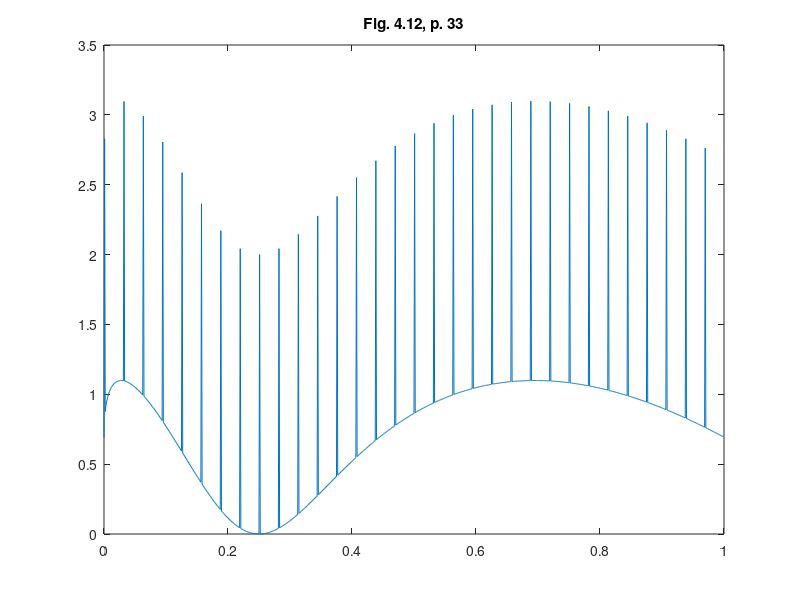

MATLAB code for this plot:
%% ========================================================================
%% Programmatic octave notes on "Ripples in Mathematics" by A. Jensen
%% and A. la Cour-Harbo written with a deep gratitude to the authors for
%% this wonderful text. 
%% 
%% Reconstruction of graphs in Figure 4.12, top, p.33, Ch 04.
%%
%% Author: Vladimir Kulyukin
%% 
%% NB: I have tested this code in Octave 4.
%% =========================================================================
t = (1.0/1024.0)*[0:1023];

y_fig_4_12_p33 = [
0.6931471805599453
2.8286761230514568
0.877375540246749
0.9115963843867164
0.9382753819319338
0.9601129890243549
0.9784999020136349
0.9942651696436584
1.0079506032142398
1.0199335363209954
1.0304893310265615
1.0398262760715766
1.0481064697778455
1.055459012583227
1.0619887131861077
1.0677820442865724
1.0729113414872637
1.0774378405026186
1.0814139231711248
1.0848848106558673
1.0878898616732835
1.090463582915118
1.0926364260543955
1.094435424005002
1.0958847043911937
1.0970059080200378
1.0978185330041037
1.0983402200764438
1.098586990938593
1.0985734487626904
1.0983129479457359
1.0978177386918473
1.097099090841028
3.096167400474351
1.095032282136941
1.0937026489821637
1.0921867827166654
1.090492394889693
1.0886266808014442
1.0865963670891088
1.0844077538743706
1.082066752213778
1.0795789174768426
1.0769494791808463
1.0741833677320098
1.071285238456815
1.0682594932522456
1.0651103001376463
1.0618416109520779
1.058457177408286
1.0549605656865917
1.051355169728356
1.0476442233684697
1.0438308114290045
1.0399178798812863
1.0359082451708248
1.0318046027884444
1.0276095351613521
1.0233255189295167
1.0189549316654514
1.0145000580891341
1.009963095824218
1.0053461607368037
1.0006512918937298
0.9958804561735533
2.991035552560034
0.9861184161449681
0.9811308218645907
0.976074487991413
0.9709510794012953
0.9657622106336814
0.9605094487612704
0.955194316083913
0.9498182926601838
0.9443828186888908
0.9388892967517039
0.9333390939271142
0.9277335437850662
0.9220739482708112
0.9163615794858192
0.910597681372936
0.904783471312394
0.8989201416347362
0.8930088610562501
0.8870507760420443
0.8810470121015165
0.8749986750205851
0.8689068520347201
0.8627726129465075
0.8565970111911976
0.8503810848534246
0.8441258576380598
0.8378323397979274
0.8315015290209267
0.8251344112789069
0.8187319616404807
0.812295145049797
2.8058249170731555
0.799322224615204
0.7927880066063423
0.7862231946628294
0.7796287137209994
0.7730054826468773
0.7663544148223983
0.7596764187093545
0.7529723983920941
0.7462432540999473
0.7394898827102612
0.732713178232871
0.7259140322767718
0.7190933344996968
0.7122519730412492
0.7053908349401946
0.6985108065364584
0.6916127738583401
0.6846976229954064
0.6777662404574888
0.6708195135201689
0.6638583305571045
0.6568835813595072
0.6498961574430646
0.6428969523425502
0.6358868618943516
0.6288667845071129
0.6218376214206608
0.6148002769533629
0.6077556587380407
0.6007046779465351
0.593648249503008
2.586587292286038
0.579522729319548
0.5724554879525952
0.5653865000280165
0.5583167020399306
0.5512470352800647
0.544178445972866
0.5371118853993464
0.530048310009594
0.5229886815238686
0.5159339670222012
0.5088851390223899
0.5018431755462894
0.4948090601742739
0.4877837820877525
0.4807683360996035
0.47376372267239175
0.4667709479242271
0.4597910236221178
0.4528249671626696
0.44587380153997913
0.43893855530056686
0.43202026248520015
0.4251199625574461
0.41823870031881005
0.41137752581030373
0.4045374942003038
0.3977196656585492
0.3909251052161517
0.38415488261148073
0.37741007212180827
0.37069175238058977
2.3640010061802874
0.35733892026063374
0.35070658508225855
0.34410509458560784
0.33753554593510376
0.33099903924849894
0.32449667731140897
0.3180295652770131
0.3115988103509358
0.30520552146134244
0.2988508089143026
0.29253578403448777
0.28626155879131315
0.28002924541063323
0.2738399559721409
0.26769480199263934
0.2615948939953851
0.2555413410657288
0.2495352503933007
0.2435777268010252
0.23766987226128058
0.2318127853995316
0.22600756098582372
0.22025528941452563
0.21455705617276447
0.20891394129801358
0.20332701882533522
0.19779735622480188
0.19232601382965955
0.18691404425583186
0.18156249181337814
0.17627239191056945
2.1710447704512674
0.1658806432263192
0.16078101529971808
0.15574688039030093
0.15077922024978416
0.14587900403796666
0.1410471876959569
0.13628471331829126
0.13159250852485344
0.12697148583350673
0.12242254203438392
0.11794655756678303
0.11354439589965072
0.10921690291662424
0.10496490630663655
0.10078921496108399
0.09669061837856295
0.09266988607819546
0.08872776702254803
0.08486498905116532
0.08108225832571798
0.07738025878777613
0.07375965163018697
0.07022107478304553
0.06676514241522141
0.06339244445237534
0.06010354611240745
0.05689898745922166
0.053779282975691026
0.05074492115666169
0.04779636412281414
0.044934047256152576
2.0421583788578728
0.03946973982930224
0.03686848337657716
0.034354934739670766
0.03192939094634616
0.029592120591551314
0.02734336364273321
0.02518333127149164
0.023112205711942314
0.021130140146102098
0.019237258616560917
0.017433655966639053
0.01571939780818529
0.014094520517099902
0.012559031256618025
0.011112908028332778
0.009756099750872656
0.008488526366097137
0.007310078972615892
0.006220619986380291
0.005219983328040692
0.004307974636715331
0.0034843715097508656
0.0027489237680178875
0.0021013537462278723
0.0015413566077080952
0.0010686006830317855
6.827278318514645E-4
3.833538272453028E-4
1.7006876184389296E-4
4.2437474971877754E-5
0.0
2.0000422720310738
1.687454083604446E-4
3.7888862091362945E-4
6.721473262577629E-4
0.001047944885744953
0.0015056829147378692
0.0020447418466542915
0.002664481509887604
0.0033642417166187635
0.004143342862521717
0.005001086536364957
0.005936756138502904
0.006949617507264346
0.008038919552236068
0.009203894893455512
0.010443760505529621
0.011757718365711664
0.013144956104980765
0.014604647661178369
0.016135953933284514
0.017738023435925326
0.019409992953230197
0.021150988191179994
0.022960124427602695
0.024836507159019888
0.026779232743544084
0.028787389039085072
0.030860056036128895
0.032996306484398
0.035195206512727076
0.03745581624151575
0.03977719038715668
2.0421583788578728
0.04459842734041691
0.04709637787713638
0.04965126943292601
0.05226213845162767
0.05492801940147122
0.05764794530918111
0.060420948282406586
0.06324606002015842
0.06612231231097702
0.06904873751858136
0.07202436905477382
0.0750482418394153
0.07811939274730655
0.08123686104183911
0.08439968879531114
0.08760692129582504
0.09085760744071246
0.09415080011644879
0.09748555656505688
0.10086093873700726
0.10427601363065189
0.1077298536182457
0.11122153675863282
0.11475014709668596
0.11831477494961576
0.12191451718027105
0.12554847745756956
0.12921576650422847
0.1329155023319461
0.1366468104642308
0.14040882414706488
2.144200684547605
0.14802154094114117
0.15187055088652326
0.15574688039030093
0.15964970405979823
0.16357820524538055
0.16753157617215264
0.17150901806134572
0.17550974124164917
0.1795329652507551
0.1835779189273645
0.18764384049393312
0.19172997763042557
0.19583558753933264
0.1999599370022297
0.20410230242814806
0.2082619698940111
0.21243823517741817
0.2166304037820321
0.2208377909558347
0.22505972170250785
0.22929553078620707
0.23354456272996874
0.23780617180801333
0.24207972203219244
0.24636458713281276
0.25066015053409163
0.25496580532446905
0.2592809542220156
0.26360500953515653
0.26793739311894155
0.27227753632707147
2.276624879959896
0.28097887420859935
0.28533897859575763
0.28970466191248495
0.29407540215235045
0.2984506864422527
0.30283001097044127
0.3072128809118515
0.3115988103509353
0.315987322202145
0.32037794812823805
0.32477022845655373
0.3291637120934187
0.33355795643682007
0.33795252728749203
0.3423469987585545
0.34674095318382514
0.35113398102494237
0.35552568077741203
0.35991565887570165
0.3643035295974921
0.3686889149671892
0.3730714446588122
0.37745075589834154
0.38182649336563595
0.38619830909600306
0.3905658623815068
0.3949288196721036
0.39928685447668266
0.40363964726408125
0.4079868853641558
0.4123282628689717
2.416663480534178
0.42099224568062654
0.4253142720963043
0.4296292799386175
0.4339369956370984
0.43823715179656797
0.44252948710081497
0.4468137462168255
0.4510896796996113
0.45535704389767084
0.45961560085912256
0.4638651182385456
0.4681053692045547
0.4723361323481451
0.4765571915918303
0.48076833609960296
0.48496936018773834
0.48916006323645883
0.4933402496024969
0.4975097285325469
0.5016683140776504
0.505815825008508
0.5099520847317468
0.5140769212071455
0.5181901668658371
0.5222916585294815
0.5263812373304443
0.5304587486329567
0.5345240419552898
0.5385769708929282
0.5426173930427599
0.5466451699282754
2.5506601669257853
0.554662253191654
0.5586513015905491
0.562627188624707
0.566589794364211
0.5705390023782841
0.57447469966759
0.578396776597538
0.5823051268325933
0.5861996472715788
0.5900802379839748
0.5939468021472013
0.5977992459848781
0.6016374787060637
0.6054614124454589
0.6092709622045652
0.6130660457937994
0.6168465837755521
0.6206124994081761
0.6243637185909087
0.6281001698097035
0.6318217840839784
0.6355284949142582
0.6392202382307083
0.6428969523425503
0.6465585778883437
0.650205057787135
0.653836337190451
0.6574523634351349
0.6610530859970114
0.6646384564453758
0.6682084283982855
2.671762957478653
0.6753020012711327
0.6788255192797754
0.6823334728864593
0.6858258253100701
0.6893025415664331
0.6927635884289784
0.6962089343901288
0.6996385496234053
0.7030524059462363
0.7064504767834577
0.7098327371314987
0.7131991635232382
0.7165497339935245
0.7198844280453466
0.7232032266166497
0.726506112047776
0.729793068049537
0.7330640796718869
0.7363191332732056
0.7395582164901688
0.7427813182082078
0.7459884285325293
0.7491795387597106
0.7523546413498441
0.7555137298992208
0.7586567991135618
0.7617838447817581
0.7648948637501465
0.767989853897278
0.7710688141091947
0.7741317442551928
2.77717864516407
0.7802095186008439
0.7832243672439398
0.7862231946628294
0.7892060052961215
0.7921728044300972
0.7951235981776669
0.7980583934577655
0.8009771979751525
0.8038800202006319
0.8067668693516681
0.8096377553733958
0.8124926889200239
0.8153316813366119
0.8181547446412233
0.8209618915074471
0.8237531352472757
0.8265284897943334
0.8292879696874602
0.832031590054624
0.8347593665971734
0.8374713155744145
0.8401674537885099
0.8428477985696908
0.8455123677617783
0.8481611797080086
0.8507942532371531
0.8534116076499318
0.8560132627057097
0.8585992386094765
0.8611695559990993
0.8637242359328449
2.8662632998771658
0.8687867696947459
0.8712946676328007
0.8737870163116274
0.876263838713394
0.8787251581711754
0.8811709983582191
0.8836013832774423
0.8860163372511568
0.8884158849110108
0.8908000511881496
0.893168861303593
0.8955223407588125
0.897860515326522
0.9001834110416597
0.9024910541925725
0.9047834713123939
0.907060689170602
0.9093227347647715
0.9115696353125013
0.913801418243521
0.916018111191973
0.9182197419888598
0.9204063386546673
0.9225779293921409
0.9247345425792312
0.9268762067621905
0.9290029506488278
0.9311148031019116
0.9332117931327213
0.9352939498947459
0.9373613026775196
2.9394138809006014
0.9414517141076885
0.9434748319608635
0.9454832642349724
0.9474770408121317
0.9494561916763593
0.9514207469083292
0.9533707366802477
0.9553061912508468
0.9572271409604918
0.9591336162264054
0.9610256475379984
0.9629032654523161
0.9647665005895807
0.9666153836288504
0.9684499453037692
0.970270216398424
0.9720762277432995
0.9738680102113239
0.975645594714014
0.9774090121977111
0.9791582936399046
0.9808934700456488
0.9826145724440598
0.9843216318849051
0.9860146794352683
0.9876937461763015
0.9893588632000526
0.9910100616063753
0.9926473724999106
0.9942708269871475
0.9958804561735533
2.997476291160779
0.9990583630439318
1.0006267029089209
1.0021813418298648
1.0037223108665698
1.0052496410620695
1.0067633634402324
1.0082635090034238
1.009750108730237
1.0112231935732785
1.0126827944570123
1.0141289422756625
1.0155616678911719
1.0169810021312127
1.0183869757872532
1.0197796196126778
1.0211589643209542
1.0225250405838544
1.0238778790297254
1.0252175102418046
1.0265439647565855
1.0278572730622286
1.0291574655970162
1.0304445727478546
1.0317186248488162
1.0329796521797276
1.0342276849647947
1.0354627533712735
1.0366848875081773
1.0378941174250236
1.039090473110621
1.040273984491891
3.0414446814327274
1.0426025937328918
1.043747751126945
1.0448801832832106
1.0459999198027738
1.0471069902185115
1.0482014239941586
1.0492832505234004
1.0503524991289999
1.0514091990619532
1.052453379500676
1.0534850695502187
1.0545042982415074
1.0555110945306174
1.0565054872980693
1.0574875053481547
1.058457177408286
1.0594145321283734
1.0603595980802252
1.0612924037569733
1.0622129775725242
1.0631213478610284
1.06401754287638
1.0649015907917314
1.0657735196990359
1.066633357608607
1.0674811324487021
1.068316872065126
1.0691406042208518
1.0699523565956672
1.070752156785833
1.0715400323037665
3.0723160105777403
1.0730801189515993
1.073832384684497
1.0745728349506467
1.075301496839092
1.0760183973534918
1.0767235634119245
1.0774170218467036
1.0780987994042133
1.0787689227447559
1.0794274184424173
1.0800743129849433
1.0807096327736345
1.0813334041232503
1.0819456532619312
1.0825464063311305
1.0831356893855624
1.0837135283931607
1.0842799492350512
1.0848349777055342
1.085378639512083
1.0859109602753505
1.0864319655291879
1.086941680720677
1.0874401312101702
1.0879273422713438
1.0884033390912602
1.0888681467704422
1.0893217903229542
1.0897642946764974
1.0901956846725116
1.0906159850662875
3.0910252205270887
1.0914234156382812
1.0918105948974737
1.0921867827166654
1.092552003422402
1.0929062812559422
1.0932496403734289
1.0935821048460703
1.0939036986603305
1.0942144457181235
1.0945143698370186
1.094803494750451
1.0950818441079404
1.0953494414753155
1.095606310334947
1.0958524740859863
1.096087956044611
1.0963127794442764
1.0965269674359737
1.0967305430884948
1.0969235293887027
1.0971059492418074
1.0972778254716478
1.0974391808209802
1.0975900379517718
1.0977304194454978
1.097860347803448
1.097979845447034
1.098088934718105
1.098187637879267
1.0982759771142068
1.098353974528021
3.098421652147552
1.0984790319217237
1.0985261357218863
1.0985629853421641
1.0985896024998065
1.0986060088355447
1.0986122259139521
1.098608275223809
1.0985941781784712
1.0985699561162416
1.0985356303007487
1.098491221921324
1.0984367520933889
1.0983722418588404
1.098297712186443
1.0982131839722242
1.0981186780398715
1.098014215141135
1.0978998159562325
1.097775501094258
1.0976412910935927
1.0974972064223205
1.0973432674786456
1.0971794945913143
1.097005908020038
1.096822527955921
1.096629374521891
1.0964264677731306
1.0962138276975153
1.0959914742160495
1.0957594271833104
1.0955177063878905
3.0952663315528444
1.0950053223361402
1.0947346983311084
1.0944544790668995
1.0941646840089392
1.0938653325593894
1.0935564440576102
1.0932380377806237
1.0929101329435817
1.0925727487002355
1.0922259041434073
1.091869618305464
1.0915039101587949
1.091128798616289
1.0907443025318178
1.0903504407007167
1.0899472318602716
1.0895346946902074
1.089112847813176
1.0886817097952501
1.0882412991464168
1.0877916343210736
1.087332733718528
1.0868646156834971
1.0863872985066108
1.0859008004249169
1.0854051396223867
1.0849003342304255
1.0843864023283833
1.0838633619440663
1.083331231054254
1.082790027585215
3.082239769413226
1.0816804743650945
1.0811121602186795
1.0805348447034182
1.0799485455008528
1.0793532802451593
1.0787490665236787
1.07813592187745
1.0775138638017447
1.0768829097466055
1.0762430771173832
1.0755943832752786
1.0749368455378854
1.0742704811797354
1.073595307432845
1.0729113414872637
1.0722186004916259
1.0715171015537028
1.0708068617409585
1.0700878980811055
1.069360227562664
1.068623867135524
1.0678788337115057
1.0671251441649272
1.0663628153331692
1.0655918640172457
1.0648123069823734
1.0640241609585464
1.0632274426411104
1.06242216869134
1.061608355737019
1.0607860203730197
3.0599551791618897
1.0591158486344336
1.0582680452903048
1.0574117855985923
1.0565470859984143
1.0556739628995127
1.0547924326828482
1.0539025117012004
1.0530042162797681
1.0520975627167728
1.0511825672840625
1.050259246227721
1.0493276157686773
1.0483876921033182
1.0474394914041012
1.0464830298201733
1.0455183234779881
1.04454538848193
1.043564240914935
1.04257489683912
1.0415773722964083
1.0405716833091632
1.0395578458808217
1.038535875996528
1.037505789623775
1.0364676027130435
1.0354213311984473
1.0343669909983775
1.0333045980161522
1.0322341681406684
1.031155717247056
1.030069261197333
3.0289748158410643
1.0278723970160284
1.0267620205488759
1.0256437022558007
1.0245174579432088
1.0233833034083917
1.022241254440202
1.0210913268197321
1.0199335363209958
1.018767898711611
1.0175944297534905
1.0164131452035279
1.0152240608142935
1.0140271923347304
1.0128225555108508
1.0116101660864412
1.0103900398037668
1.009162192404279
1.0079266396293265
1.0066833972208715
1.0054324809222057
1.0041739064786712
1.0029076896383862
1.0016338461529697
1.000352391778275
0.9990633422751222
0.9977667134100335
0.9964625209559773
0.9951507806931095
0.9938315084095223
0.9925047199019941
0.9911704309767445
2.989828657450192
0.9884794151497133
0.9871227199144114
0.9857585875958819
0.9843870340589849
0.9830080751826228
0.9816217268605162
0.9802280050019908
0.9788269255327608
0.9774185043957212
0.9760027575517425
0.9745797009804674
0.973149350681113
0.9717117226732788
0.9702668329977534
0.9688146977173302
0.9673553329176245
0.9658887547078946
0.9644149792218683
0.9629340226185735
0.9614459010831696
0.9599506308277873
0.9584482280923697
0.9569387091455208
0.9554220902853516
0.9538983878403388
0.9523676181701833
0.9508297976666717
0.9492849427545449
0.9477330698923693
0.9461741955734158
0.9446083363265361
2.9430355087170526
0.9414557293476444
0.9398690148592439
0.9382753819319338
0.9366748472858522
0.935067427682098
0.9334531399236454
0.9318320008562616
0.9302040273694254
0.9285692363972575
0.926927644919448
0.9252792699621962
0.9236241285991496
0.9219622379523478
0.9202936151931757
0.9186182775433186
0.9169362422757207
0.9152475267155513
0.9135521482411748
0.9118501242851247
0.9101414723350878
0.9084262099348828
0.906704354685457
0.9049759242458748
0.9032409363343267
0.9014994087291262
0.8997513592697244
0.8979968058577291
0.8962357664579179
0.8944682590992729
0.892694301876004
0.8909139129485949
2.8891271105448366
0.8873339129608802
0.8855343385622874
0.8837284057850894
0.8819161331368504
0.8800975391977365
0.8782726426215893
0.8764414621370054
0.8746040165484248
0.872760324737216
0.8709104056627788
0.8690542783636392
0.8671919619585611
0.8653234756476592
0.863448838713515
0.8615680705223008
0.859681190524911
0.8577882182580958
0.8558891733456029
0.8539840754993222
0.8520729445204385
0.85015580030059
0.848232662823031
0.846303552163798
0.8443684884928893
0.8424274920754418
0.8404805832729164
0.838527782544293
0.8365691104472636
0.8346045876394381
0.8326342348795509
0.8306580730286793
2.828676123051457
0.8266884060173058
0.8246949431016636
0.8226957555872227
0.8206908648651732
0.8186802924364496
0.8166640599129873
0.8146421890189809
0.8126147015921499
0.8105816195850091
0.8085429650661489
0.8064987602215125
0.8044490273556895
0.8023937888932025
0.8003330673798152
0.7982668854838295
0.7961952659974001
0.7941182318378496
0.792035806048988
0.7899480118024429
0.7878548723989897
0.7857564112698885
0.7836526519782319
0.7815436182202872
0.7794293338268544
0.7773098227646258
0.7751851091375491
0.773055217188197
0.7709201712991429
0.7687799959943408
0.7666347159405125
0.7644843559485348
2.7623289409748377
0.7601684961228026
0.7580030466441698
0.7558326179404503
0.7536572355643332
0.7514769252211161
0.7492917127701245
0.7471016242261395
0.7449066857608352
0.7427069237042169
0.7405023645460622
0.7382930349373715
0.7360789616918151
0.7338601717871956
0.7316366923669024
0.7294085507413806
0.7271757743895972
0.7249383909605122
0.7226964282745598
0.7204499143251233
0.7181988772800227
0.715943345483
0.713683347455212
0.7114189118967204
0.7091500676879962
0.7068768438914174
0.7045992697527681
0.7023173747027578
0.7000311883585159
0.6977407405251181
0.6954460611970934
];

figure;
plot(t, y_fig_4_12_p33);
xlim([0 1]);
title('Fig. 4.12, p. 33');
